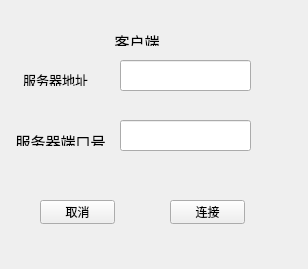
<?xml version="1.0" encoding="UTF-8"?>
<ui version="4.0">
 <class>Widget</class>
 <widget class="QWidget" name="Widget">
  <property name="geometry">
   <rect>
    <x>0</x>
    <y>0</y>
    <width>308</width>
    <height>269</height>
   </rect>
  </property>
  <property name="windowTitle">
   <string>Widget</string>
  </property>
  <widget class="QLineEdit" name="ipLineEdit">
   <property name="geometry">
    <rect>
     <x>120</x>
     <y>60</y>
     <width>131</width>
     <height>31</height>
    </rect>
   </property>
  </widget>
  <widget class="QLabel" name="label">
   <property name="geometry">
    <rect>
     <x>110</x>
     <y>30</y>
     <width>54</width>
     <height>16</height>
    </rect>
   </property>
   <property name="text">
    <string>&lt;html&gt;&lt;head/&gt;&lt;body&gt;&lt;p align=&quot;center&quot;&gt;&lt;span style=&quot; font-size:11pt;&quot;&gt;客户端&lt;/span&gt;&lt;/p&gt;&lt;/body&gt;&lt;/html&gt;</string>
   </property>
  </widget>
  <widget class="QLabel" name="label_2">
   <property name="geometry">
    <rect>
     <x>20</x>
     <y>70</y>
     <width>71</width>
     <height>16</height>
    </rect>
   </property>
   <property name="text">
    <string>&lt;html&gt;&lt;head/&gt;&lt;body&gt;&lt;p align=&quot;center&quot;&gt;&lt;span style=&quot; font-size:10pt;&quot;&gt;服务器地址&lt;/span&gt;&lt;/p&gt;&lt;/body&gt;&lt;/html&gt;</string>
   </property>
  </widget>
  <widget class="QLabel" name="label_3">
   <property name="geometry">
    <rect>
     <x>10</x>
     <y>130</y>
     <width>101</width>
     <height>16</height>
    </rect>
   </property>
   <property name="text">
    <string>&lt;html&gt;&lt;head/&gt;&lt;body&gt;&lt;p align=&quot;center&quot;&gt;&lt;span style=&quot; font-size:11pt;&quot;&gt;服务器端口号&lt;/span&gt;&lt;/p&gt;&lt;/body&gt;&lt;/html&gt;</string>
   </property>
  </widget>
  <widget class="QLineEdit" name="portLineEdit">
   <property name="geometry">
    <rect>
     <x>120</x>
     <y>120</y>
     <width>131</width>
     <height>31</height>
    </rect>
   </property>
  </widget>
  <widget class="QPushButton" name="cancelButton">
   <property name="geometry">
    <rect>
     <x>40</x>
     <y>200</y>
     <width>75</width>
     <height>24</height>
    </rect>
   </property>
   <property name="text">
    <string>取消</string>
   </property>
  </widget>
  <widget class="QPushButton" name="connectButton">
   <property name="geometry">
    <rect>
     <x>170</x>
     <y>200</y>
     <width>75</width>
     <height>24</height>
    </rect>
   </property>
   <property name="text">
    <string>连接</string>
   </property>
  </widget>
 </widget>
 <resources/>
 <connections/>
</ui>
